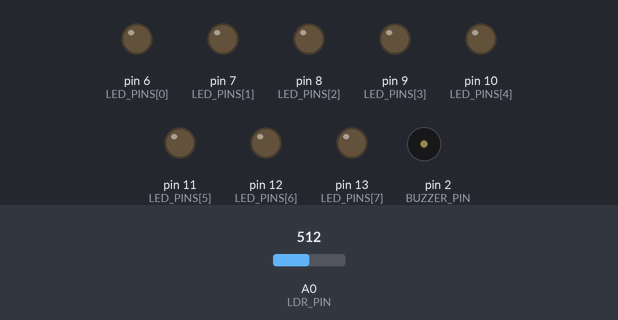
The sketch below on a simulated Arduino Uno, built with avr-gcc and run on an emulated ATmega328P. Parts: output pins drawn as LEDs (lit = HIGH), buzzer (waves = sounding). The test bench sets the inputs (shaded band); at power-on: A0 (LDR_PIN) = 512.

Above: at 0.1 s.
At 5.07 s:
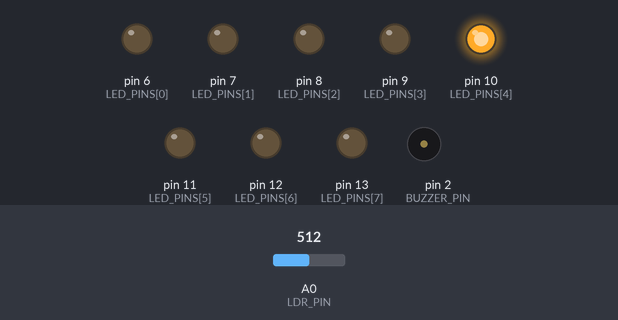
At 12.48 s:
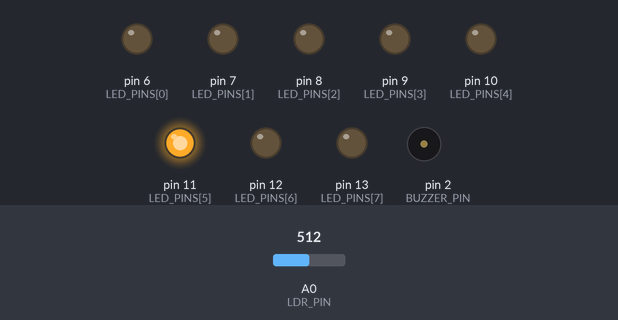
At 25.07 s:
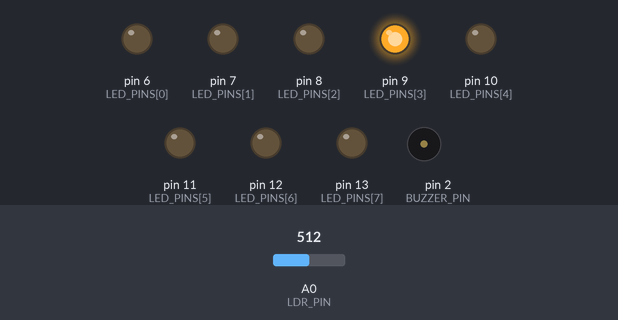
Timing chart, 0 to 25.0 s (numbered marks = the images above):
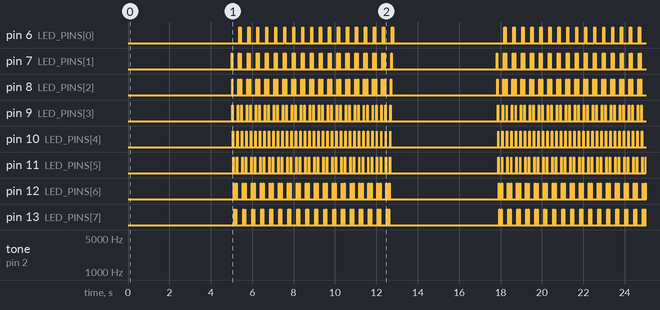

Measured:
- by itself, pin 10 (LED_PINS[4]): goes 35 × (HIGH 0.02 s, LOW 0.20 s), HIGH 0.02 s, LOW 5.2 s, 32 × (HIGH 0.02 s, LOW 0.20 s), HIGH 0.02 s, then LOW

The sketch:

LightSensorAlarm.ino
```cpp
// Alarm triggered by Light Sensor (LDR)

const byte LDR_PIN = 0;    // LDR on Analog Pin 0
const byte BUZZER_PIN = 2; // Buzzer on Pin 8
const byte LED_PINS[] = {6, 7, 8, 9, 10, 11, 12, 13}; // Array for LED pins

const byte QTY_LEDS = sizeof(LED_PINS) / sizeof(LED_PINS[0]);

const int THRESHOLD = 700; // threshold for the alarm (# of photons)
const int CYCLES = 20;     // number of cycles
const int RESTART_DELAY = 5000;

int ldrValue = 0; // Value read from the LDR

unsigned long changeTime;

void setup() {
  pinMode(BUZZER_PIN, OUTPUT);

  for (int i = 0; i < QTY_LEDS; i++)
    pinMode(LED_PINS[i], OUTPUT);

  changeTime = millis();

//  Serial.begin(9600);
}

void loop() {
  ldrValue = analogRead(LDR_PIN); // read the value from the LDR

//  Serial.print("ldrValue = ");
//  Serial.println(ldrValue);

  if (ldrValue <= THRESHOLD) {
    if ((millis() - changeTime) > RESTART_DELAY) {
      alarm(CYCLES);
      changeTime = millis();
    }
  }
}

void alarm(int times) {

  float sinVal;
  int toneVal;
  byte currentLED = 0;
  byte direction = 1;

  digitalWrite(LED_PINS[currentLED], HIGH); // turn on the first LED

  for (int t = 0; t < times; t++) {
    for (int x = 0; x < 180; x++) {

      // generate a frequency from the sin value
      sinVal = sin(x * (3.1412 / 180));
      toneVal = 2000 + (int(sinVal * 1000));
      tone(BUZZER_PIN, toneVal);
      delay(2);

      if (x % 10 == 0) {
        digitalWrite(LED_PINS[currentLED], LOW); // turn off the current LED
        currentLED += direction; // increment by the direction value
        digitalWrite(LED_PINS[currentLED], HIGH); // turn on the current LED
        if (currentLED > QTY_LEDS)
          direction *= -1;
      }
    }
  }

  // silence everything in the end
  digitalWrite(LED_PINS[currentLED], LOW); // turn off the current LED
  noTone(BUZZER_PIN); // stop the tone
}
```
